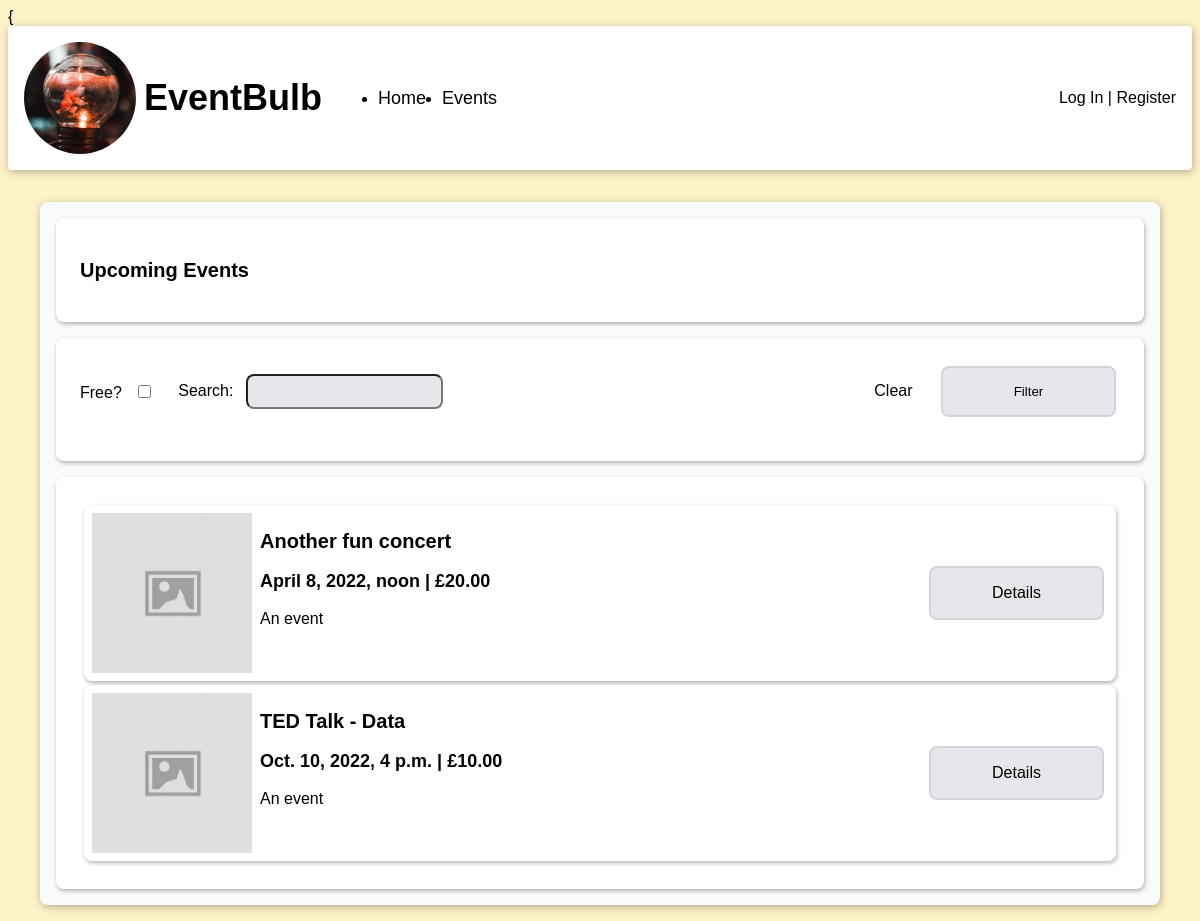
The app's page /events/, older data.
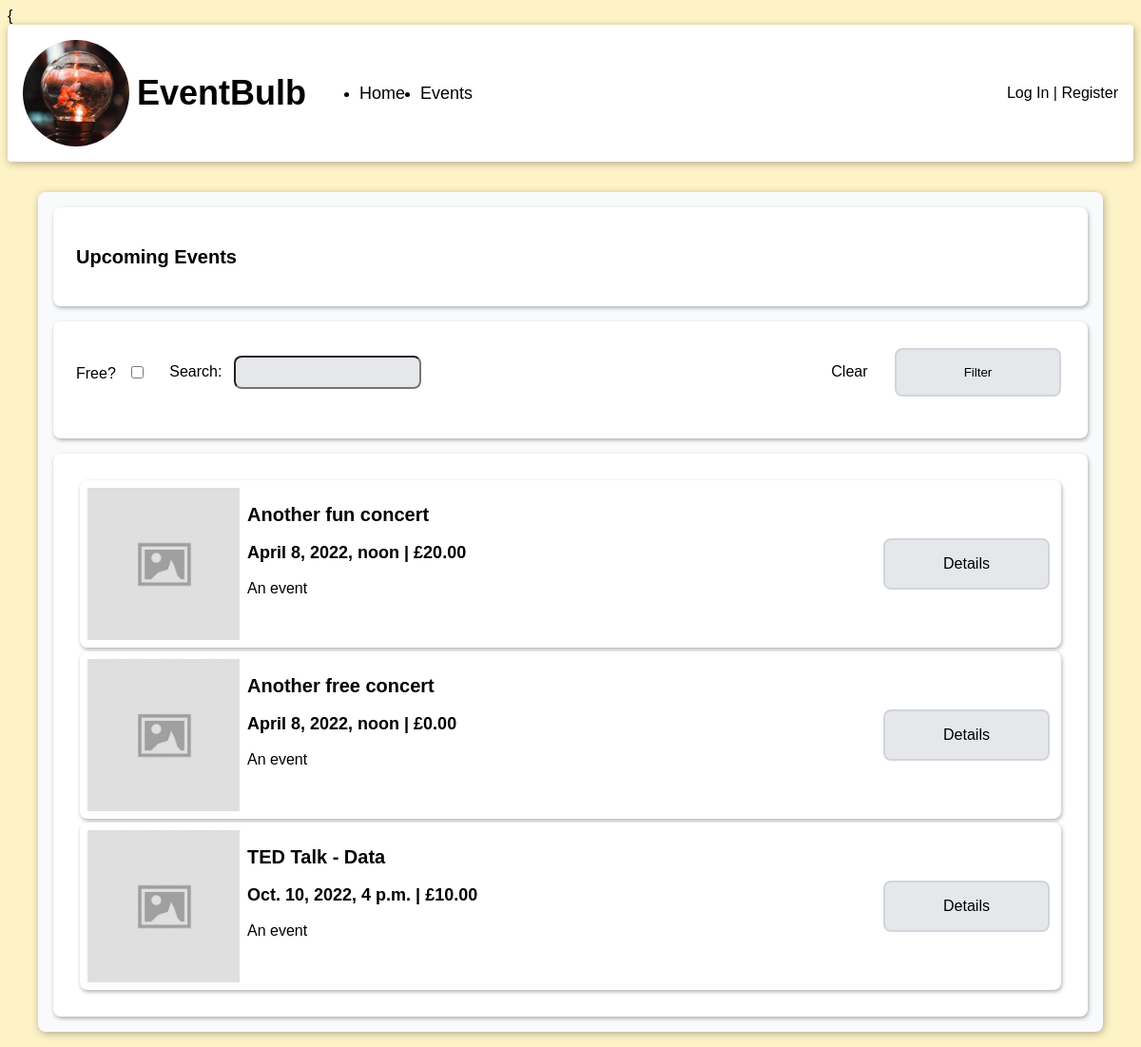
The same page, newer data.
### events/models.py (models this page shows)
class Event(models.Model):
    title = models.CharField(max_length=255)
    datetime = models.DateTimeField(auto_now=False, auto_now_add=False)
    description = models.TextField()
    cost = models.DecimalField(max_digits=6, decimal_places=2)

### events/views.py (the view)
# urls.py: path('', views.list, name="events_list"),
def list(request):
    today = datetime.today()
    filter_map = {
        'title': 'title__icontains',
        'is_free': 'cost__exact',
    }
    filters = {}
    for key, value in request.GET.items():
        filter_key = filter_map[key]
        if value:
            filters[filter_key] = value
    events = Event.objects.filter(datetime__gte=today).filter(**filters).order_by('datetime')
    return render(request, 'events/list.html', {'events': events})

### templates/events/list.html
{{% extends 'base.html' %}
{% load static %}
{% block content %}
  <main>
    <section id="event-list" class="card-background">
      <section class="card">
        <h2>Upcoming Events</h2>
      </section>
      <section class="card">
        {% include 'partials/_filter_form.html' %}
      </section>
      {% include 'partials/_events_list.html' with events=events %}
    </section>
  </main>
{% endblock %}

### templates/partials/_events_list.html (shortened to what this page needs)
{% load event_filters %}
{% load static %}
<ul class="card">
    {% for event in events %}
    <li class="card event">
    <img class="event-image" src="{% static 'images/image_placeholder.jpg' %}" alt="">
    <div class="event-info">
      <h2>{{event.title}}</h2>
      <h3>{{event.datetime}} | £{{event.cost}}</h3>
      <p>{{event.description}}</p>
    </div>
    <div class="event-controls">
      <a href="{% url 'events_details' event.id %}" class="button gray">Details</a>
    </div>
    </li>
  {% endfor %}
</ul>

Row changes from the older to the newer data that the page shows:
added Event: title "Another free concert", datetime "April 8, 2022, noon", cost "0.00", description "An event"
